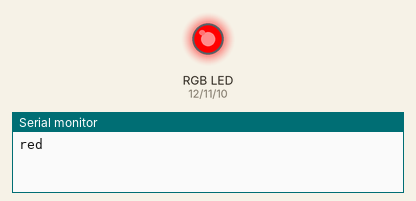
The sketch below on a simulated Arduino Uno, built with avr-gcc and run on an emulated ATmega328P. Shown: an RGB LED mixed from three pins (HIGH = lit), the last lines printed to the serial monitor. Dim RGB values are drawn brighter than linear.

Above: at 0.05 s.
At 1.5 s:
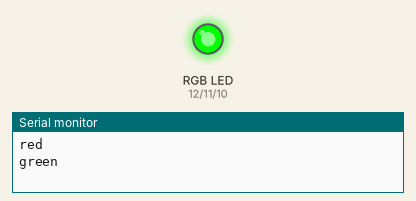
At 2.95 s:
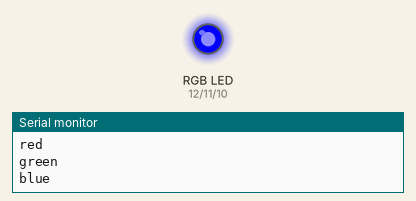
At 3.7 s:
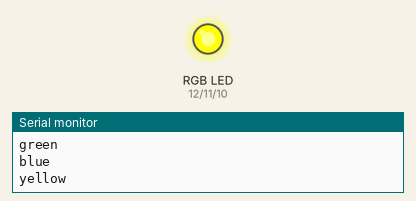
At 4.45 s:
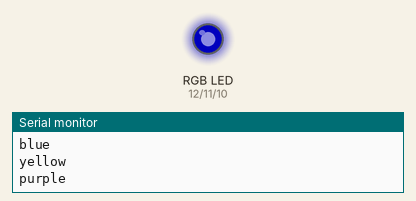
At 5.95 s:
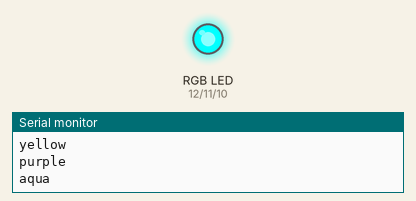
Timing chart, 0 to 7.8 s (numbered marks = the images above):
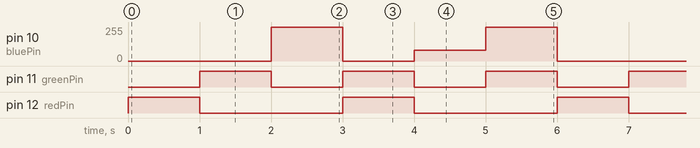

Measured:
- by itself, pin 10 (bluePin): repeats every 6.0 s: 0/255 1.0 s, 80/255 1.0 s, 255/255 1.0 s, 0/255 2.0 s, 255/255 1.0 s
- by itself, pin 11 (greenPin): alternates HIGH for 1.0 s and LOW for 1.0 s
- by itself, pin 12 (redPin): alternates HIGH for 1.0 s and LOW for 2.0 s

The sketch:

test_rgb_arduino.ino
```cpp
int redPin = 12;
int greenPin = 11;
int bluePin = 10;


void setup()
{
    pinMode(redPin, OUTPUT);
    pinMode(greenPin, OUTPUT);
    pinMode(bluePin, OUTPUT);
    Serial.begin(115200);
}

void loop()
{
  setColor(255, 0, 0);  // red
  Serial.println("red");
  delay(1000);
  setColor(0, 255, 0);  // green
  Serial.println("green");
  delay(1000);
  setColor(0, 0, 255);  // blue
  Serial.println("blue");
  delay(1000);
  setColor(255, 255, 0);  // yellow
  Serial.println("yellow");
  delay(1000);
  setColor(80, 0, 80);  // purple
  Serial.println("purple");
  delay(1000);
  setColor(0, 255, 255);  // aqua
  Serial.println("aqua");
  delay(1000);
}

void setColor(int red, int green, int blue)
{
  analogWrite(redPin, red);
  analogWrite(greenPin, green);
  analogWrite(bluePin, blue);
}
```
